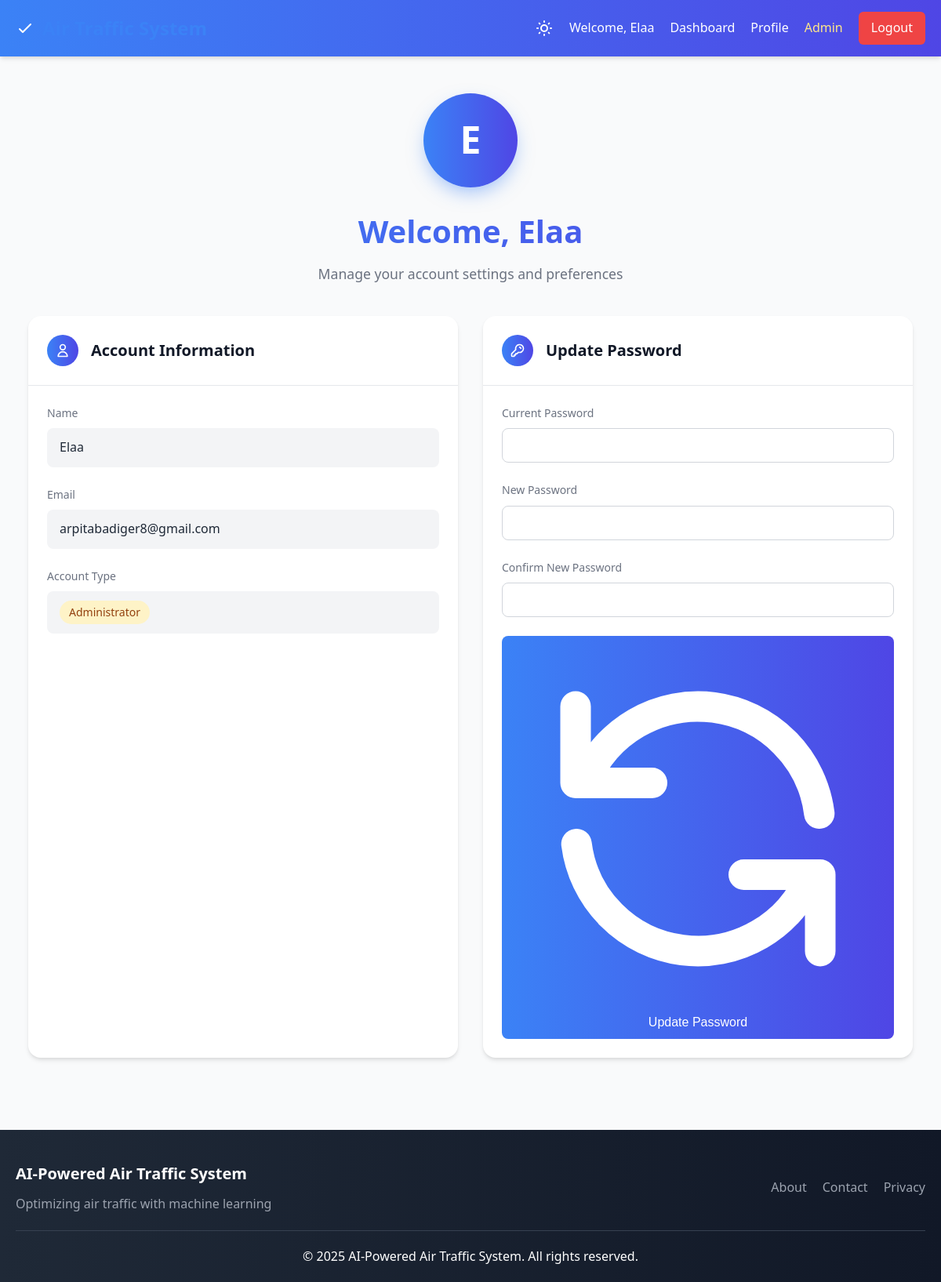
Screenshot of /profile (signed in) with the database file from the repository.
### tables this page shows
CREATE TABLE users
                 (id INTEGER PRIMARY KEY AUTOINCREMENT,
                  email TEXT UNIQUE NOT NULL,
                  name TEXT NOT NULL,
                  password TEXT NOT NULL,
                  created_at TIMESTAMP DEFAULT CURRENT_TIMESTAMP);

### air_traffic_system.py (the view)
@app.route('/profile')
@login_required
def profile():
    return render_template('profile_enhanced.html')

### air_traffic_system.py (called while the page is built)
@login_manager.user_loader
def load_user(user_id):
    conn = sqlite3.connect('air_traffic.db')
    cursor = conn.cursor()
    cursor.execute("SELECT id, email, name FROM users WHERE id = ?", (user_id,))
    user = cursor.fetchone()
    conn.close()
    if user:
        return User(user[0], user[1], user[2])
    return None

### templates/profile_enhanced.html (shortened to what this page needs)
{% extends "base.html" %}
{% block content %}
<div class="profile-container">
    <div class="profile-header">
        <div class="profile-avatar animate-float">
            {{ current_user.name[0] | upper }}
        </div>
        <h1 class="profile-title">Welcome, {{ current_user.name }}</h1>
        <p class="profile-subtitle">Manage your account settings and preferences</p>
    </div>
    <div class="profile-grid">
        <div class="profile-card">
            <div class="profile-card-header">
                <div class="profile-card-icon">
                    <svg xmlns="http://www.w3.org/2000/svg" fill="none" viewBox="0 0 24 24" stroke="currentColor">
                        <path stroke-linecap="round" stroke-linejoin="round" stroke-width="2" d="M16 7a4 4 0 11-8 0 4 4 0 018 0zM12 14a7 7 0 00-7 7h14a7 7 0 00-7-7z" />
                    </svg>
                </div>
                <h2 class="profile-card-title">Account Information</h2>
            </div>
            <div class="profile-card-body">
                <div class="profile-info-item">
                    <label class="profile-info-label">Name</label>
                    <div class="profile-info-value">{{ current_user.name }}</div>
                </div>
                <div class="profile-info-item">
                    <label class="profile-info-label">Email</label>
                    <div class="profile-info-value">{{ current_user.email }}</div>
                </div>
                <div class="profile-info-item">
                    <label class="profile-info-label">Account Type</label>
                    <div class="profile-info-value">
                        {% if current_user.id == 1 %}
                            <span class="profile-badge profile-badge-admin">Administrator</span>
                        {% else %}
                            <span class="profile-badge profile-badge-user">Standard User</span>
                        {% endif %}
                    </div>
                </div>
            </div>
        </div>
        <div class="profile-card">
            <div class="profile-card-header">
                <div class="profile-card-icon">
                    <svg xmlns="http://www.w3.org/2000/svg" fill="none" viewBox="0 0 24 24" stroke="currentColor">
                        <path stroke-linecap="round" stroke-linejoin="round" stroke-width="2" d="M15 7a2 2 0 012 2m4 0a6 6 0 01-7.743 5.743L11 17H9v2H7v2H4a1 1 0 01-1-1v-2.586a1 1 0 01.293-.707l5.964-5.964A6 6 0 1121 9z" />
                    </svg>
                </div>
                <h2 class="profile-card-title">Update Password</h2>
            </div>
            <div class="profile-card-body">
                <form method="POST" action="{{ url_for('update_password') }}">
                    <div class="profile-form-group">
                        <label for="current_password" class="profile-form-label">Current Password</label>
                        <input type="password" id="current_password" name="current_password" required class="profile-form-input">
                    </div>
                    <div class="profile-form-group">
                        <label for="new_password" class="profile-form-label">New Password</label>
                        <input type="password" id="new_password" name="new_password" required class="profile-form-input">
                    </div>
                    <div class="profile-form-group">
                        <label for="confirm_new_password" class="profile-form-label">Confirm New Password</label>
                        <input type="password" id="confirm_new_password" name="confirm_new_password" required class="profile-form-input">
                    </div>
                    <div class="profile-form-group">
                        <button type="submit" class="profile-form-button">
                            Update Password
                        </button>
                    </div>
                </form>
            </div>
        </div>
    </div>
</div>
{% endblock %}

### templates/base.html (shortened to what this page needs)
<!DOCTYPE html>
<html lang="en" class="light">
<head>
    <link href="{{ url_for('static', filename='css/main.css') }}" rel="stylesheet">
</head>
<body>
    <nav>
        <div class="container">
            <div class="nav-logo">
                <svg xmlns="http://www.w3.org/2000/svg" width="24" height="24" fill="none" viewBox="0 0 24 24" stroke="currentColor">
                    <path stroke-linecap="round" stroke-linejoin="round" stroke-width="2" d="M5 13l4 4L19 7" />
                </svg>
                <a href="{{ url_for('dashboard') }}">Air Traffic System</a>
            </div>
            <div class="nav-links">
                <button id="theme-toggle">
                </button>
                {% if current_user.is_authenticated %}
                    <span class="user-welcome">Welcome, {{ current_user.name }}</span>
                    <a href="{{ url_for('dashboard') }}">Dashboard</a>
                    <a href="{{ url_for('profile') }}">Profile</a>
                    {% if current_user.id == 1 %}
                        <a href="{{ url_for('admin') }}" style="color: #fde68a;">Admin</a>
                    {% endif %}
                    <a href="{{ url_for('logout') }}" class="btn btn-danger">Logout</a>
                {% else %}
                    <a href="{{ url_for('login') }}">Login</a>
                    <a href="{{ url_for('signup') }}" class="btn btn-secondary">Sign Up</a>
                {% endif %}
            </div>
        </div>
    </nav>
    <div class="container">
        {% block content %}{% endblock %}
    </div>
    <footer>
        <div class="container">
            <div class="footer-content">
                <div class="footer-info">
                    <h3>AI-Powered Air Traffic System</h3>
                    <p>Optimizing air traffic with machine learning</p>
                </div>
                <div class="footer-links">
                    <a href="{{ url_for('about') }}">About</a>
                    <a href="{{ url_for('contact') }}">Contact</a>
                    <a href="{{ url_for('privacy') }}">Privacy</a>
                </div>
            </div>
            <div class="footer-bottom">
                <p>&copy; 2025 AI-Powered Air Traffic System. All rights reserved.</p>
            </div>
        </div>
    </footer>
</body>
</html>

### static/css/main.css (style rules this page uses)
:root { --primary-color: #3b82f6; --primary-dark: #2563eb; --secondary-color: #10b981; --secondary-dark: #059669; --danger-color: #ef4444; --warning-color: #f59e0b; --success-color: #10b981; --light-bg: #f9fafb; --dark-bg: #111827; --light-card: #ffffff; --dark-card: #1f2937; --light-text: #1f2937; --dark-text: #f9fafb; --border-light: #e5e7eb; --border-dark: #374151; --shadow: 0 4px 6px -1px rgba(0, 0, 0, 0.1), 0 2px 4px -1px rgba(0, 0, 0, 0.06); --shadow-lg: 0 10px 15px -3px rgba(0, 0, 0, 0.1), 0 4px 6px -2px rgba(0, 0, 0, 0.05); }
* { box-sizing: border-box; margin: 0; padding: 0; transition: background-color 0.3s ease, color 0.3s ease; }
body { font-family: 'Segoe UI', Tahoma, Geneva, Verdana, sans-serif; line-height: 1.6; background-color: var(--light-bg); color: var(--light-text); }
a { text-decoration: none; color: var(--primary-color); }
.container { width: 100%; max-width: 1280px; margin: 0 auto; padding: 0 20px; }
nav { background: linear-gradient(to right, #3b82f6, #4f46e5); color: white; box-shadow: var(--shadow); }
nav .container { display: flex; justify-content: space-between; align-items: center; padding: 15px 20px; }
.nav-logo { display: flex; align-items: center; font-size: 1.5rem; font-weight: bold; }
.nav-logo svg { margin-right: 10px; }
.nav-links { display: flex; align-items: center; gap: 20px; }
.nav-links a { color: white; text-decoration: none; }
.btn { display: inline-block; padding: 8px 16px; border-radius: 6px; font-weight: 500; cursor: pointer; text-align: center; border: none; transition: background-color 0.3s ease, transform 0.2s ease; }
.btn-danger { background-color: var(--danger-color); color: white; }
#theme-toggle { background: none; border: none; color: white; cursor: pointer; }
footer { background: linear-gradient(to right, #1f2937, #111827); color: white; padding: 40px 0 20px; margin-top: 60px; }
.footer-content { display: flex; flex-direction: column; gap: 20px; }
@media (min-width: 768px) { .footer-content { flex-direction: row; justify-content: space-between; align-items: center; } }
.footer-info h3 { font-size: 1.25rem; font-weight: 700; margin-bottom: 10px; }
.footer-info p { color: #9ca3af; }
.footer-links { display: flex; gap: 20px; }
.footer-links a { color: #9ca3af; }
.footer-bottom { text-align: center; padding-top: 20px; margin-top: 20px; border-top: 1px solid #374151; }

### rows the page displays
users: name "Elaa", name "E", email "arpitabadiger8@gmail.com"
